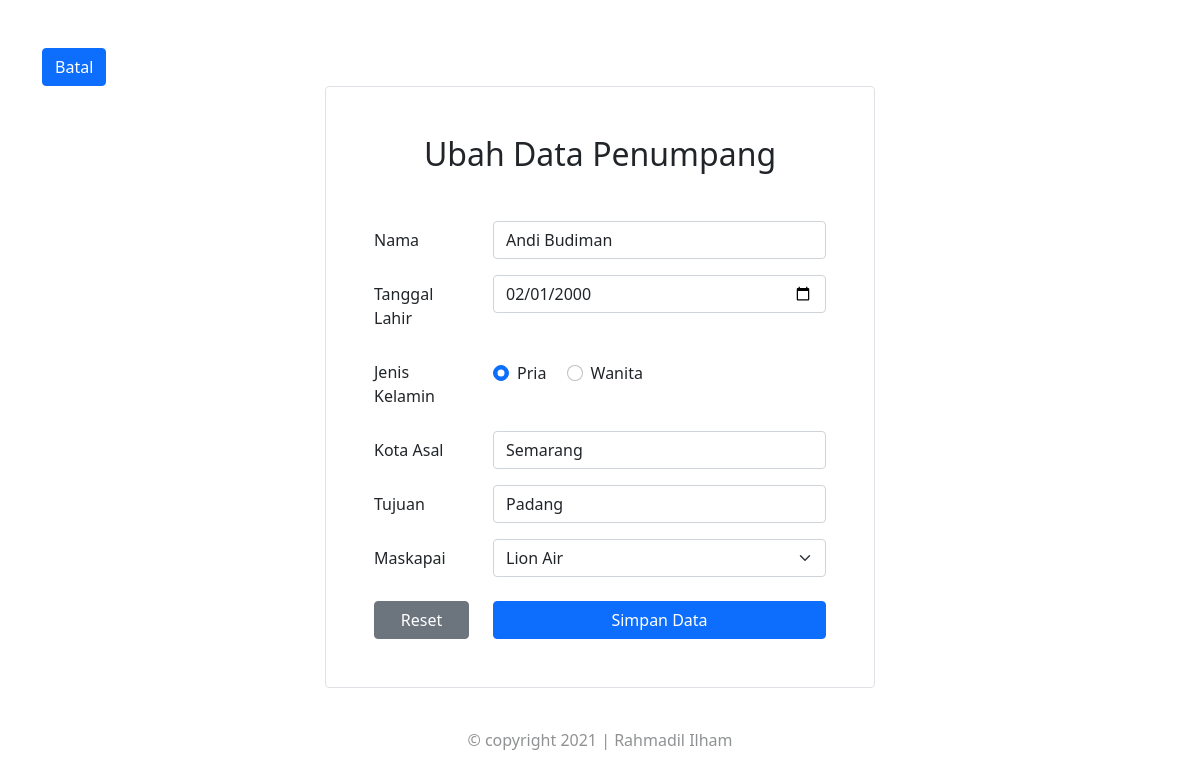
Screenshot of /update.php?id=685931394 (signed in) with the database file from the repository.
### tables this page shows
CREATE TABLE `tb_penumpang` (
  `id` int(11) NOT NULL,
  `nama` varchar(100) NOT NULL,
  `tanggal_lahir` date NOT NULL,
  `jenis_kelamin` varchar(20) NOT NULL,
  `asal` varchar(100) NOT NULL,
  `tujuan` varchar(100) NOT NULL,
  `maskapai` varchar(100) NOT NULL
);

### controller.php (called while the page is built, shortened)
<?php
require_once "./connection.php";
function query($query) {
  global $koneksi_db;
  $result = mysqli_query($koneksi_db, $query);
  $rows = [];
  while ($row = mysqli_fetch_assoc($result)) {
      $rows[] = $row;
  }
  return $rows;
}
?>

### update.php (the view, shortened to what this page needs)
<?php
require_once "./controller.php";
$id = $_GET["id"];
$passengers = query("SELECT * FROM tb_penumpang WHERE id = '$id'");
?>
<!doctype html>
<html lang="en">
  <head>
    <link href="https://cdn.jsdelivr.net/npm/bootstrap@5.1.3/dist/css/bootstrap.min.css" rel="stylesheet">
  </head>
  <body>
    <div class="container pt-4 mt-4">
      <a href="home.php" class="btn btn-primary">Batal</a>
    </div>
    <div class="container py-4 px-5 mx-auto addform border rounded">
      <h2 class="pb-4 my-4 text-center">Ubah Data Penumpang</h2>
      <form action="" method="POST">
        <?php foreach($passengers as $passenger): ?>
        <div class="row mb-3">
          <label for="nama" class="col-sm-3 col-form-label">Nama</label>
          <div class="col-sm-9">
            <input type="text" class="form-control" name="nama" required value="<?= $passenger["nama"]; ?>">
          </div>
        </div>
        <div class="row mb-3">
          <label for="tanggal_lahir" class="col-sm-3 col-form-label">Tanggal Lahir</label>
          <div class="col-sm-9">
            <input type="date" class="form-control" name="tanggal_lahir" required value="<?= $passenger["tanggal_lahir"]; ?>">
          </div>
        </div>
        <div class="row mb-3">
          <label for="tanggal_lahir" class="col-sm-3 col-form-label">Jenis Kelamin</label>
          <div class="col-sm-9">
            <div class="form-check form-check-inline mt-2">
              <input class="form-check-input" type="radio" name="jenis_kelamin" value="Pria" required <?php if ($passenger['jenis_kelamin'] == 'Pria') {echo "checked";} ?>>
              <label class="form-check-label" for="jk_pria">
                Pria
              </label>
            </div>
            <div class="form-check form-check-inline mt-2">
              <input class="form-check-input" type="radio" name="jenis_kelamin" value="Wanita" required <?php if ($passenger['jenis_kelamin'] == 'Wanita') {echo "checked";} ?>>
              <label class="form-check-label" for="jk_wanita">
                Wanita
              </label>
            </div>
          </div>
        </div>
        <div class="row mb-3">
          <label for="asal" class="col-sm-3 col-form-label">Kota Asal</label>
          <div class="col-sm-9">
            <input type="text" class="form-control" name="asal" required value="<?= $passenger["asal"]; ?>">
          </div>
        </div>
        <div class="row mb-3">
          <label for="tujuan" class="col-sm-3 col-form-label">Tujuan</label>
          <div class="col-sm-9">
            <input type="text" class="form-control" name="tujuan" required value="<?= $passenger["tujuan"]; ?>">
          </div>
        </div>
        <div class="row mb-4">
          <label for="maskapai" class="col-sm-3 col-form-label">Maskapai</label>
          <div class="col-sm-9">
            <select class="form-select" aria-label="Default select example" name="maskapai" required>
              <option value="Lion Air" <?php if ($passenger['maskapai'] == 'Lion Air') {echo "selected";} ?>>Lion Air</option>
            </select>
          </div>
        </div>
        <div class="row mb-3">
          <div class="col-sm-3">
            <button type="reset" class="btn btn-secondary w-100 mb-2">Reset</button>
          </div>
          <div class="col-sm-9">
            <button type="submit" name="submit" class="btn btn-primary w-100" onclick="return confirm('Simpan perubahan?');">Simpan Data</button>
          </div>
        </div>
        <?php endforeach; ?>
      </form>
    </div>
    <?php include('footer.php'); ?>
  </body>
</html>

### update.php (style rules this page uses)
.addform { max-width: 550px; }

### rows the page displays
tb_penumpang: nama "Andi Budiman", tanggal_lahir "02/01/2000", jenis_kelamin "☑", asal "Semarang", tujuan "Padang", maskapai "Lion Air"
